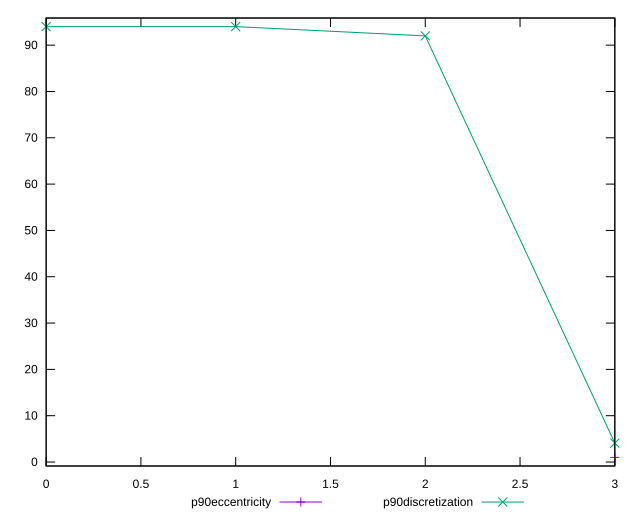

gnuplot code for this plot:
reset

$p90Eccentricity <<EOF
3 1.0000000000000009
EOF

$p90Discretization <<EOF
0 94
1 94
2 92
3 4.086956521739131
EOF

set key outside below
set xrange [0:3]
set yrange [-0.8599999999999992:95.86]
set trange [-0.8599999999999992:95.86]
set terminal svg size 640, 520 enhanced background rgb 'white'
set output "report/report_00029_2021-02-24T13-36-40.390Z/unused-css-rules/progression/eccentricity.svg"

plot $p90Eccentricity title "p90eccentricity" with linespoints, \
     $p90Discretization title "p90discretization" with linespoints

reset
